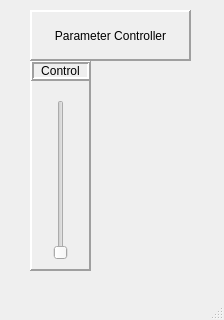
<?xml version="1.0" encoding="UTF-8"?>
<ui version="4.0">
 <class>MainWindow</class>
 <widget class="QMainWindow" name="MainWindow">
  <property name="geometry">
   <rect>
    <x>0</x>
    <y>0</y>
    <width>224</width>
    <height>320</height>
   </rect>
  </property>
  <property name="windowTitle">
   <string>Parameter Controller</string>
  </property>
  <widget class="QWidget" name="centralwidget">
   <widget class="QFrame" name="ParAdjust">
    <property name="geometry">
     <rect>
      <x>30</x>
      <y>60</y>
      <width>61</width>
      <height>211</height>
     </rect>
    </property>
    <property name="frameShape">
     <enum>QFrame::Panel</enum>
    </property>
    <property name="frameShadow">
     <enum>QFrame::Raised</enum>
    </property>
    <property name="lineWidth">
     <number>2</number>
    </property>
    <widget class="QSlider" name="ParAdjust_Slider">
     <property name="geometry">
      <rect>
       <x>20</x>
       <y>40</y>
       <width>22</width>
       <height>160</height>
      </rect>
     </property>
     <property name="acceptDrops">
      <bool>false</bool>
     </property>
     <property name="orientation">
      <enum>Qt::Vertical</enum>
     </property>
    </widget>
    <widget class="QLabel" name="label">
     <property name="geometry">
      <rect>
       <x>0</x>
       <y>0</y>
       <width>61</width>
       <height>21</height>
      </rect>
     </property>
     <property name="frameShape">
      <enum>QFrame::Box</enum>
     </property>
     <property name="frameShadow">
      <enum>QFrame::Raised</enum>
     </property>
     <property name="lineWidth">
      <number>2</number>
     </property>
     <property name="text">
      <string>Control</string>
     </property>
     <property name="alignment">
      <set>Qt::AlignCenter</set>
     </property>
    </widget>
   </widget>
   <widget class="QLabel" name="label_2">
    <property name="geometry">
     <rect>
      <x>30</x>
      <y>10</y>
      <width>161</width>
      <height>51</height>
     </rect>
    </property>
    <property name="frameShape">
     <enum>QFrame::Panel</enum>
    </property>
    <property name="frameShadow">
     <enum>QFrame::Raised</enum>
    </property>
    <property name="lineWidth">
     <number>2</number>
    </property>
    <property name="midLineWidth">
     <number>0</number>
    </property>
    <property name="text">
     <string>Parameter Controller</string>
    </property>
    <property name="alignment">
     <set>Qt::AlignCenter</set>
    </property>
   </widget>
  </widget>
  <widget class="QMenuBar" name="menubar">
   <property name="geometry">
    <rect>
     <x>0</x>
     <y>0</y>
     <width>224</width>
     <height>21</height>
    </rect>
   </property>
  </widget>
  <widget class="QStatusBar" name="statusbar"/>
 </widget>
 <resources/>
 <connections/>
</ui>
